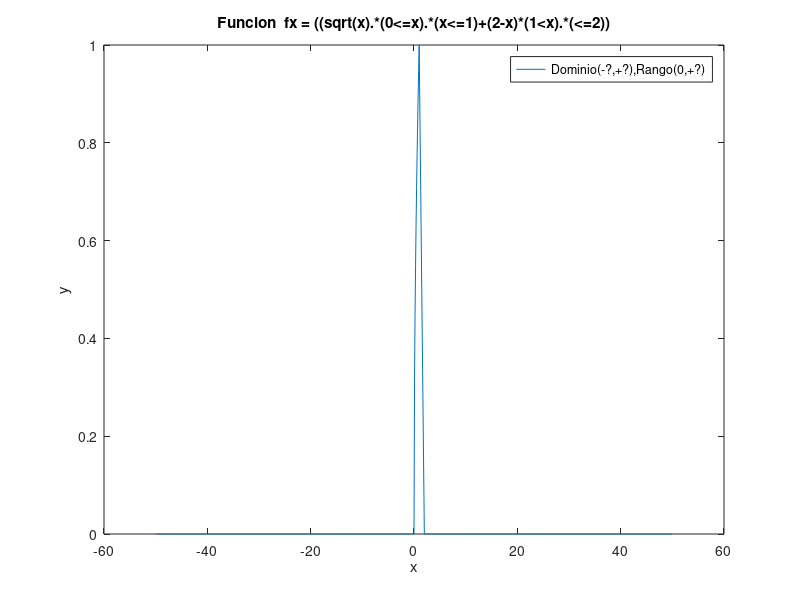

MATLAB code for this plot:
%Octave Script
%Title             :Funcion Real de variable Real
%Description       :Script para resolver variables reales y su representacion grafica
%Author            :Joel Emmanuel De La Cruz Rodriguez      
%Date              :2021_10_27
%Version           :1
%Usage             :C:\Users\Leo\Documents\DocumentosOctave
%Notes             :Requiere aplicacion obtave

clear

%Dominio de la funcion ..............
x = -50:0.1:50;
%Regla de correspondencia
fx = (1 + (sqrt(x-4)));
%Plotear funcion
plot(x,fx);
ylabel(" y ");
xlabel(" x ");
title(" Funcion  fx = (1 + (sqrt(x-4))) ");
legend("Dominio (4,+?),Rango(1,+?)");



%Dominio de la funcion ..............
x = -5:0.1:5;
%Regla de correspondencia
fx = (1 + (x.^2));
%Plotear funcion
plot(x,fx);
ylabel(" y ");
xlabel(" x ");
title(" Funcion  fx = (1 + (x.^2)) ");
legend("Dominio (x E R),Rango(1,+?)");



%Dominio de la funcion ..............
t = -50:0.1:50;
%Regla de correspondencia
ht = ( t ./ (2 - t));
%Plotear funcion
plot(t,ht);
ylabel(" y ");
xlabel(" x ");
title(" Funcion  ht = ( t ./ (2 - t)) ");
legend("Dominio (t E R\{2}),Rango(-?,+?");



%Dominio de la funcion ..............
x = -50:0.1:50;
%Regla de correspondencia
fx = ((x.^2)+(6 * x));
%Plotear funcion
plot(x,fx);
ylabel(" y ");
xlabel(" x ");
title(" Funcion  fx = ((x.^2)+(6 * x)) ");
legend("Dominio (x E R),Rango(-9,+?)");



%Dominio de la funcion..............
z = -50:0.1:50;
%Regla de correspondencia
gz=(abs( z.^3));
%Plotear funcion
plot(z,gz);
ylabel(" y ");
xlabel(" x ");
title(" Funcion gz = | z^3| ");
legend("Dominio (Z E R),Rango(0,+?)");



%Dominio de la funcion ..............
t = -50:0.1:50;
%Regla de correspondencia
ht = ((t-1)./(t-2));
%Plotear funcion
plot(t,ht);
ylabel(" y ");
xlabel(" x ");
title(" Funcion  ht = ((t-1)./(t-2)) ");
legend("Dominio (t E R\{2}),Rango(-?,+?)");



%Dominio de la funcion ..............
x = -50:0.1:50;
%Regla de correspondencia
fx = ((2*(x.^2))+(3*x)./(x.^2)+(4*x)+(5));
%Plotear funcion
plot(x,fx);
ylabel(" y ");
xlabel(" x ");
title(" Funcion  ((2*(x.^2))+(3*x)./(x.^2)+(4*x)+(5)) ");
legend("Dominio (x E R),Rango(-?,+?)");



%Dominio de la funcion .................
x = -50:0.1:50;
%Regla de correspondencia
fx = ((x.^4)+(6*(x.^3))+(9*(x.^2))-(1));
%Plotear funcion
plot(x,fx);
ylabel(" y ");
xlabel(" x ");
title(" Funcion  fx = ((x.^4)+(6*(x.^3))+(9*(x.^2))-(1)) ");
legend("Dominio (x E R),Rango(-1,+?)");




%La funcion f,con dominio en R ............
%Calcula f(-2),f(7)y f(9)
f=@(x)(-x+2).*(x<-1)+(x).*(-1<=x).*(x<=2)+(2).*(x>2);
f(-2)
f(7)
f(9)
%Estudia la continuidad de x
f(4)
f(6)
fplot(@(x)(-x+2).*(x<-1)+(x).*(-1<=x).*(x<=2)+(2).*(x>2),[-50,50])




%Dominio de la funcion ............
x = -50:0.1:50;
%Regla de correspondencia
fx = ((sqrt(x)).*(0<=x).*(x<=1)+(2-x).*(1<x).*(x<=2));
%Plotear funcion
plot(x,fx);
ylabel(" y ");
xlabel(" x ");
title(" Funcion  fx = ((sqrt(x).*(0<=x).*(x<=1)+(2-x)*(1<x).*(<=2)) ");
legend("Dominio(-?,+?),Rango(0,+?)");











